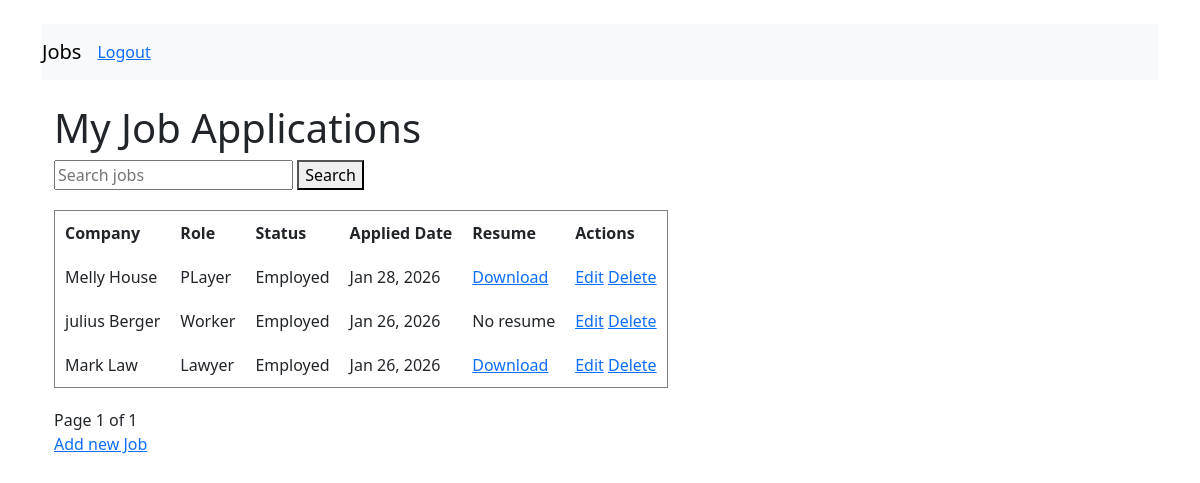
The app's page /jobs/ (signed in), older data.
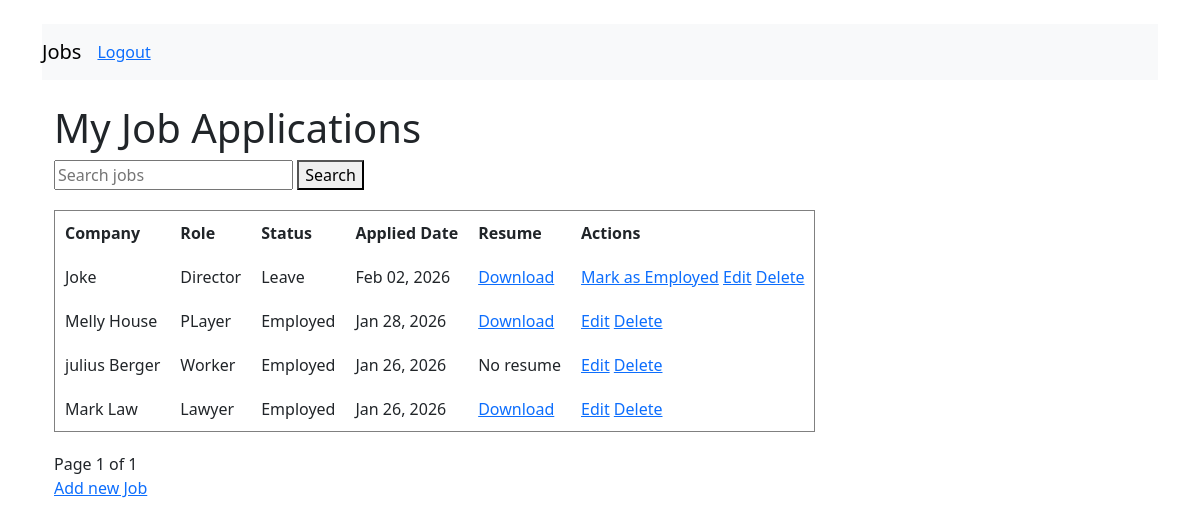
The same page, newer data.
### applications/models.py (models this page shows, shortened)
class JobApplication(models.Model):
    user = models.ForeignKey(User, on_delete=models.CASCADE)
    company = models.CharField(max_length=200)
    role = models.CharField(max_length=200)
    status = models.CharField(max_length=50)
    resume = models.FileField(upload_to='resumes/', blank=True, null=True)
    applied_date = models.DateField(auto_now_add=True)
    class Meta:
        permissions = [
            ("can_mark_employed", "Can mark job as employed"),
            ("can_approve_leave", "Can approve leave status"),
        ]

### applications/views.py (the view)
# urls.py: path('jobs/', views.job_list, name='job_list'),
@login_required
def job_list(request):
    query = request.GET.get('q', '')
    if query:
        jobs = JobApplication.objects.filter(user=request.user).filter(Q(company__icontains=query) | Q(role__icontains=query)).order_by('-applied_date')
    else:
        jobs = JobApplication.objects.filter(user=request.user).order_by('-applied_date')
    paginator = Paginator(jobs, 5)  # 5 jobs per page
    page_number = request.GET.get('page')
    page_obj = paginator.get_page(page_number)
    return render(
        request,
        'applications/list.html',
        {
            'page_obj': page_obj,  # paginated page
            'query': query,        # current search term
        }
    )

### applications/templates/applications/list.html (shortened to what this page needs)
{% extends "applications/base.html" %}
{% load job_extras %}
{% block content %}
<h1>My Job Applications</h1>
<form method="GET" action="" style="margin-bottom: 20px;">
    <input type="text" name="q" placeholder="Search jobs" value="{{ query }}">
    <button type="submit">Search</button>
</form>
<table border="1" cellpadding="10" cellspacing="0">
    <thead>
        <tr>
            <th>Company</th>
            <th>Role</th>
            <th>Status</th>
            <th>Applied Date</th>
            <th>Resume</th>
            <th>Actions</th>
        </tr>
    </thead>
    <tbody>
        {% for job in page_obj %}
        <tr>
            <td>{{ job.company }}</td>
            <td>{{ job.role }}</td>
            <td>{{ job.status }}</td>
            <td>{{ job.applied_date|date:"M d, Y" }}</td>
            <td>
                {% if job.resume %}
                    <a href="{{ job.resume.url }}">Download</a>
                {% else %}
                    No resume
                {% endif %}
            </td>
            <td>
                {% if job.user == request.user %}
                    {% if perms.applications.can_mark_employed and job.status != 'Employed' %}
                        <a href="{% url 'mark_employed' job.pk %}">Mark as Employed</a>
                    {% endif %}
                    <a href="{% url 'job_edit_cbv' job.pk %}">Edit</a>
                    <a href="{% url 'job_delete_cbv' job.pk %}">Delete</a>
                {% endif %}
            </td>
        </tr>
        {% empty %}
        <tr>
            <td colspan="6" style="text-align: center;">No job applications yet.</td>
        </tr>
        {% endfor %}
    </tbody>
</table>
<div style="margin-top: 20px;">
    Page {{ page_obj.number }} of {{ page_obj.paginator.num_pages }}
</div>
<p><a href="{% url 'add_job' %}">Add new Job</a></p>
{% endblock %}

Row changes from the older to the newer data that the page shows:
added JobApplication: company "Joke", role "Director", status "Leave", applied_date "Feb 02, 2026", shows "Mark as Employed", shows "Edit"
